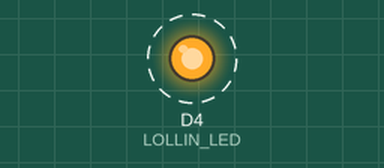
Bench run of a sketch on a simulated ESP8266 (NodeMCU). Parts: output pins drawn as LEDs (lit = HIGH). Dashed ring = blinking.

Above: at 0.5 s.
Timing chart, 0 to 4.6 s (numbered marks = the images above):
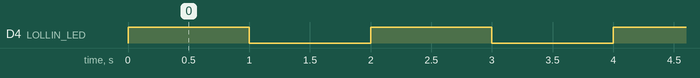

Measured:
- by itself, D4 (LOLLIN_LED): alternates HIGH for 1.0 s and LOW for 1.0 s

The sketch:

blink.ino
```cpp
//This is LOLLIN board V3 i have, which has on board led at D4 (which is mapped to GPIO2)
// Board - NodeMcu 1.0
#define LOLLIN_LED D4

void setup()
{
  pinMode(LOLLIN_LED, OUTPUT);
  digitalWrite(LOLLIN_LED, 0);

}

void loop()
{
  digitalWrite(LOLLIN_LED, 1);
  delay(1000);
  digitalWrite(LOLLIN_LED, 0);
  delay(1000);
}
```
